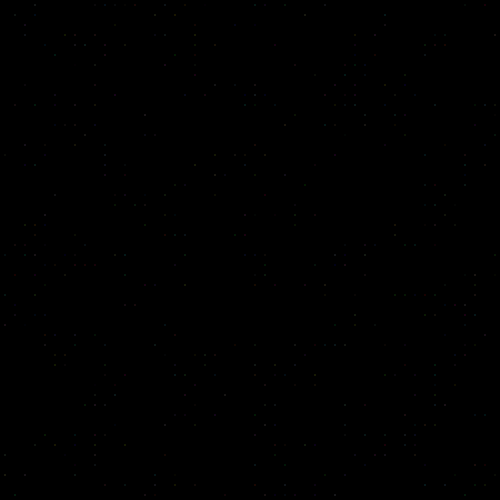
Frame 1 (no input)
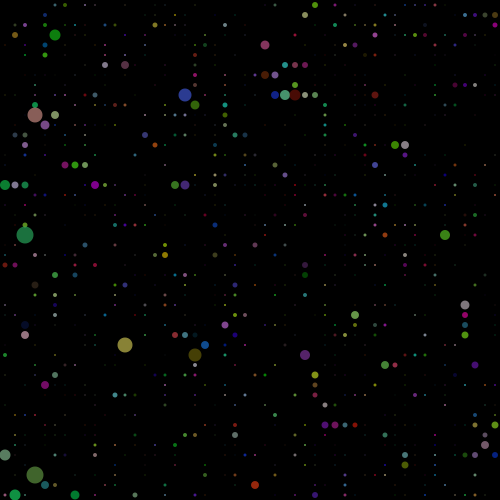
Frame 60 (the mouse pressed at the canvas centre just before this capture)
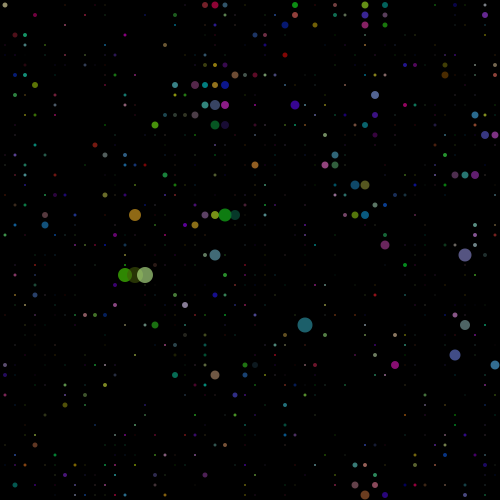
Frame 120 (the mouse held since frame 60 and released just before this capture)

The Processing sketch that drew these frames (run headless with seeded random() and noise(); from frame 60 on, the mouse is pressed at the canvas centre):

// Processing sketch: processing_183634
// ── processing_183634.pde

Cell[][] _cellArray;
int _cellSize = 10;
int _numX, _numY;

void setup() {
  size(500, 500);
  _numX = floor(width/_cellSize);
  _numY = floor(height/_cellSize);
  restart();
}

void restart() {
  _cellArray = new Cell[_numX][_numY];
  for (int x = 0; x<_numX; x++) {
    for (int y = 0; y<_numY; y++) {
      Cell newCell = new Cell(x, y);
      _cellArray[x][y] = newCell;
    }
  }

  for (int x = 0; x<_numX; x++) {
    for (int y = 0; y<_numY; y++) {

      int above = y-1;
      int below = y+1;
      int left = x-1;
      int right = x+1;

      if (above<0) {
        above=_numY-1;
      }
      if (below==_numY) {
        below=0;
      }
      if (left<0) {
        left=_numX-1;
      }
      if (right==_numX) {
        right=0;
      }

      _cellArray[x][y].addNeighbour(_cellArray[left][above]);
      _cellArray[x][y].addNeighbour(_cellArray[left][y]);
      _cellArray[x][y].addNeighbour(_cellArray[left][below]);
      _cellArray[x][y].addNeighbour(_cellArray[x][below]);
      _cellArray[x][y].addNeighbour(_cellArray[right][below]);
      _cellArray[x][y].addNeighbour(_cellArray[right][y]);
      _cellArray[x][y].addNeighbour(_cellArray[right][above]);
      _cellArray[x][y].addNeighbour(_cellArray[x][above]);
    }
  }
}

void draw() {
  background(0);

  for (int x = 0; x<_numX; x++) {
    for (int y = 0; y<_numY; y++) {
      _cellArray[x][y].calcNextState();
    }
  }

  translate(_cellSize/2, _cellSize/2);

  for (int x = 0; x<_numX; x++) {
    for (int y = 0; y<_numY; y++) {
      _cellArray[x][y].drawMe();
    }
  }
}

void mousePressed() {
  restart();
}
//======OBJECT======

class Cell {
  float x, y;
  int age;
  color fillcol;
  boolean state;
  boolean nextState;
  Cell[] neighbours;

  Cell(float ex, float why) {
    x = ex*_cellSize;
    y = why*_cellSize;
    age = 0;
    fillcol = color(random(255),random(255),random(255),150);
    if (random(2) > 1) {
      nextState = true;
    } else {
      nextState = false;
    }
    state = nextState;
    neighbours = new Cell[0];
  }

  void addNeighbour(Cell cell) {
    neighbours = (Cell[])append(neighbours, cell);
  }

  void calcNextState() {
    int liveCount = 0;
    for (int i = 0; i<neighbours.length; i++) {
      if (neighbours[i].state == true) {
        liveCount ++;
      }
    }

    if (state == true) {
      if ((liveCount == 2)||(liveCount == 3)) {
        nextState = true; 
        age ++;
      } else {
        nextState = false;
        age = 0;
      }
    } else {
      if (liveCount == 2) {
        nextState = true;
        age ++;
      } else {
        nextState = false; 
        age = 0;
      }
    }
  }

  void drawMe() {
    state = nextState;
    stroke(0);
    if (state == true) {
      fill(0);
    } else {
      fill(255);
    }
    noStroke();
    fill(fillcol);
    ellipse(x, y, age, age);
    // ellipse(x, y, _cellSize, _cellSize);
  }
}
